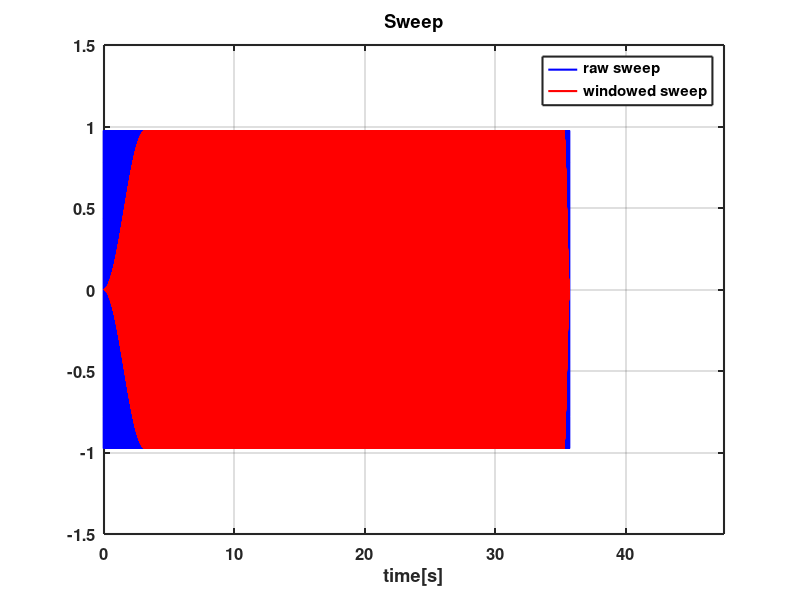

MATLAB code to generate this figure: (Note: this script raises an error after producing the figure.)
% Logsweep1hd.m *** Logsweep to get TF, h(t) & harmonic spectra
% the left channel (ref) can be looped to determine the record latency,
% while the right channel (dut) measures the system.
% for most sound cards, the player is delayed wrt the recorder.
% the reference, if not detected, will be the sweep file (sweep).
%
% sweep is padded with zeros, giving 1/4 length clearance at sweep end. 
% the excitation sweep is windowed at both LF and HF (windosweep).
% TF is obtained from DUT/SWEEP, using unwindowed sweep.
% this allows sensible behaviour at LF and HF.
% TF2 is calculated from DUT/REF, nicely normalized but noisy near Nyquist.
% John Vanderkooy, Sept 2016, Audio Research Group, University of Waterloo
%% 0-----------------preliminaries and settings---------------------------%
clear all; clc; close all;
try
  pkg load signal;% for Octave signal processing toolbox
catch
end
disp('----------------start of program--------------------')
set(0,'DefaultLineLinewidth',1.5)
set(0,'DefaultAxesFontSize',12)
set(0,'DefaultAxesFontWeight','bold')
set(0,'DefaultAxesLineWidth',1.5)
Po=2e-5;% SPL reference pressure
c=343;% speed of sound
dBclearance=10;% white space above TF plots
dBspan=80;% total scale of TF plots
%----------------enter important parameters-----------------
sig_frac=0.5;% fraction of full scale
fs=44100;% must ensure that Windows settings are the same!
N=2^21;%19;% make this larger if there is insufficient time clearance
% S_dac=-1.22;% UCA202
% S_adc=-1.40;% UCA202 (gain=3 Windows 7). This avoids ADC overload
% S_dac=0.98;% UA-1ex
% S_adc=0.5;% UA-1ex 
S_dac=-1.59;% Focusrite 2i2 Yes, it inverts its monitor output!
S_adc=+1.16;% Focusrite 2i2 line input gain @ 12:00 o'clock
% S_dac=+1.148;% USB Dual Pre peak volts out for digital Full Scale 
% S_adc=+1.49;% USB Dual Pre JV pot minimum (gain=3, Windows 7)
%---------------system calibration factor CF for dut--------------------
system_type=0;% 1:acoustic, 0:electronic, -1:level-dependent, -2:custom
power_amp_gain=1;% V/V acoustic
mic_cal=0.012;% V/Pa acoustic
mic_preamp_gain=10.0;% V/V acoustic
Vw=1;%2.83;% V/watt8ohms. acoustic Leave this=1 if not wanted
electronic_gain=1;% total gain in series with electronic system
if system_type==1 % acoustic
  CF=Vw/(power_amp_gain*mic_cal*mic_preamp_gain*Po);% SPL calibration f===actor
elseif system_type==0 % electronic system
  CF=1/electronic_gain;% electronic
elseif system_type==-1
  CF=1/(sig_frac*mic_cal*mic_preamp_gain*Po);% SPL level-dependent
else %custom
  CF=1;  
end 
%------------- system parameters ----------------------------
Npad=N/4;% this is the total zeropad, added to end of play file
Ns=N-Npad;% most of array is used for sweep
disp(['fs: ' num2str(fs) '  N: ' num2str(N) '  duration: ' num2str(N/fs)])
disp(['signal fraction: ' num2str(sig_frac) '  time clearance: ' num2str(N/(4*fs))])
t=linspace(0,(N-1)/fs,N)';% column vector
ts=linspace(0,(Ns-1)/fs,Ns)';% to calculate sweep

%% 1-----------------------calculate logsweep-----------------------------%
f_start=10;% beginning of turnon half-Hann
f1=20;% end of turnon half-hann
%f2=0.91*fs/2;% beginning of turnoff half-Hann
f2=20000;
f_stop=fs/2;% end of turnoff half-Hann
Ts=Ns/fs;% sweep duration.  This is N-Npad samples in length.
Ls=Ts/log(f_stop/f_start);% time for frequency to increase by factor e
sweep=zeros(N,1);% initialize

%sweep(1:Ns)=sin(2*pi*f_start*Ls*(exp(ts/Ls)-1));% logsweep
sweep(1:Ns)=sin(2*pi*3150*ts);

%------------------tapered sweep window------------------------------
indexf1=round(fs*Ls*log(f1/f_start))+1;% end of starting taper
indexf2=round(fs*Ls*log(f2/f_start))+1;% beginning of ending taper
windo=ones(N,1);
windo(1:indexf1)=0.5*(1-cos(pi*(1:indexf1)/indexf1));% pre-taper
windo(indexf2+1:Ns)=0.5*(1+cos(pi*(1:Ns-indexf2)/(Ns-indexf2)))';% post-taper
windo(Ns+1:N)=0; % zeropad end of sweep
windosweep=windo.*sweep;% tapered at each end for output to DAC

figure(10)
plot(t,sweep,'b')
grid on;hold on
plot(t,windosweep,'r')
xlabel('time[s]')
axis([0 N/fs -1.5 1.5])
legend('raw sweep','windowed sweep')
title('Sweep')
disp(['f_start*Ls: ',num2str(f_start*Ls) '  Ls: ' num2str(Ls)])
disp('finished sweep generation...')
%% 2------------data gathering: send out sweep, record system output------%
% y=sig_frac*[windosweep -windosweep];% antiphase avoids codec midtap modulation
y = sig_frac*[sweep sweep]; %%can't have that 
% ysine315 = sig_frac*[sine315]
% wavwrite(y, fs, 16, "sweep21s.wav")

%wavwrite(y, fs, 16, "sine315.wav");
wavwrite(y, fs, 32, "sine315.wav");
% wavwrite(y, fs, 16, "sine315.wav");




rec = audiorecorder(fs,16,2);
% ply = audioplayer(y,fs,16);
% play(ply); %this should play and allow immediate further execution
recordblocking(rec,N/fs);% program waits until all samples recorded
z = getaudiodata(rec,'double');% this retrieves the recorded data
disp('finished recording...');

disp('Some sound cards act strangely. Check carefully!')
if max(abs(z(:,1)))>0.999
   disp('Check for ch0 REF record saturation!');
end
if max(abs(z(:,2)))>0.999
   disp('Check for ch1 DUT record saturation!');
end
%----------------------- end of data gathering ---------------------
%load('Logsweep1data.mat');
ref=z(1:N,1);%if we use left channel as reference
dut=z(1:N,2);
N=length(dut);
%save('Logsweep1data.mat','sweep','z','N','fs','sig_frac','CF');
clear y z;

disp(['refrmsLSBs: ' num2str(sqrt(2^30*sum(ref.^2)/N))])
disp(['dutrmsLSBs: ' num2str(sqrt(2^30*sum(dut.^2)/N))])

figure(20);
plot(t,ref,'b');
grid on;hold on
plot(t,dut,'r');
axis([0 N/fs -1.5 1.5])
legend('raw ref','raw dut');
xlabel('Time [s]')
title('Recorded responses');

%% 3----------determine record/play delay using crosscorrelation----------%
lags=N/2;% large enough to catch most delays
if max(ref) < 0.1*max(dut) % automatic reference selection
    X=xcorr(sweep,dut,lags);% in case reference is low, use data itself
else
    X=xcorr(sweep,ref,lags);% this uses recorded reference
end
[~,nmax]=max(abs(X));

figure(30)
tl=t-lags/fs;% centred plot
plot(tl(1:N),X(1:N))
grid on
legend('crosscorrelation')
xlabel('time [s]')
title('recorder leads player-----|------recorder lags player')

offset=nmax-lags-1;
disp(['record offset: ' num2str(offset) '  time: ' num2str(offset/fs)])
if abs(offset) > Npad 
    disp('******INSUFFICIENT TIME CLEARANCE!******')
    disp('******INSUFFICIENT TIME CLEARANCE!******')
    disp('******INSUFFICIENT TIME CLEARANCE!******')
end
disp('negative offset means player lags recorder!')

lwindo=ones(N,1);
lwindo(1:indexf1)=0.5*(1-cos(pi*(1:indexf1)/indexf1));% LF pre-taper
lwindosweep=lwindo.*sweep;
% remove play-record delay by shifting computer sweep array
%sweep=circshift(sweep,-offset);
lwindosweep=circshift(lwindosweep,-offset);
%% 4-----------calculate TFs using Frequency Domain ratios----------------%
% all frequency variables are meant to be voltage spectra
%SWEEP=sig_frac*S_dac*fft(sweep);
LWINDOSWEEP=sig_frac*S_dac*fft(lwindosweep);
REF=S_adc*fft(ref);
DUT=CF*S_adc*fft(dut);

TF=DUT./LWINDOSWEEP;% this has good Nyquist behaviour
%TF=DUT./SWEEP;
TF2=DUT./REF;% this has good delay and normalization
ft=((1:N/2+1)'-1)*fs/N;
ft(1)=NaN;% this avoids non-positive data in semilogx warning from Octave

top=20*log10(max(abs(TF(2:N/2+1))));% highest dB in plot
figure(100);
semilogx(ft,20*log10(abs(TF(1:N/2+1))),'b');
grid on;
axis([fs/N fs/2 top+dBclearance-dBspan top+dBclearance])
legend('DUT/SWP')
xlabel('frequency [Hz]');ylabel('dB')
title('Transfer Function');

top=20*log10(max(abs(TF2(2:N/2+1))));% highest dB in plot
figure(110);
semilogx(ft,20*log10(abs(TF2(1:N/2+1))),'b');
grid on;
axis([fs/N fs/2 top+dBclearance-dBspan top+dBclearance])
legend('DUT/REF')
xlabel('frequency [Hz]');ylabel('dB')
title('Transfer Function 2');
%% 5---------------load previous file and compare TF ---------------------%
try
    load('old_TF.mat')% loads old_TF
    % this figure will appear when file exists
    top=20*log10(max(abs(TF(2:N/2+1))));% highest dB in plot
    figure(120);
    semilogx(ft,20*log10(abs(TF(1:N/2+1))),'b');
    grid on;hold on
    if length(old_TF) == length(TF)
     semilogx(ft,20*log10(abs(old_TF(1:N/2+1))),'r');
    else
     disp('Different file lengths: do another run')   
    end %if length
    axis([1 fs/2 top+dBclearance-dBspan top+dBclearance])
    legend('new DUT/SWP','old DUT/SWP')
    xlabel('frequency [Hz]');ylabel('dB')
    title('old & new Transfer Functions');
catch
    disp('continuing...')
end %try
old_TF=TF;
save('old_TF.mat','old_TF');% saves current TF file
% all the programs are the same to this point--------------------
%% 6----------------obtain impulse response ------------------------------%
h=ifft(TF);% this should be real
impulse=h;
figure(300);% has spike at t near zero, so acausal bits go to negative time
plot(t,h,'b')
grid on;
axis([-.05*N/fs 1.05*N/fs min(h)-0.05*max(h) 1.2*max(h)])
xlabel('time [s]')
title('h(t) from DUT/SWP');

hpre=circshift(h,floor(0.01*fs));% 10 ms precursor view
figure(310);% zoomed, shifted to show precursor
plot(t,hpre,'b')
grid on;
axis([0 .05 min(h)-0.05*max(h) 1.2*max(h)]) % show 50ms for editing
xlabel('time [s]')
title('zoomed h(t) with precursor');

%% 7-------select the various h(t)s for the fundamental and harmonics-----%
Tpre=abs(Ls/50);Npre=round(Tpre*fs);%wraparound tolerance
T2=abs(Ls)*log(2);T2pre=round(T2*fs);% harmonic positions in bins
T3=abs(Ls)*log(3);T3pre=round(T3*fs);
h1=zeros(N,1);h2=zeros(N,1);h3=zeros(N,1);%initialize

% h1 is already at origin
h1(1:N/2+1)=impulse(1:N/2+1);
h1(N-Npre:N)=impulse(N-Npre:N);%wraparound

h=circshift(impulse,round(T2pre));% sets h2 to origin
h2(1:T2pre-Npre)=h(1:T2pre-Npre);
h2(N-Npre:N)=h(N-Npre:N);%wraparound

h=circshift(impulse,round(T3pre));% sets h3 to origin
h3(1:T3pre-T2pre-Npre)=h(1:T3pre-T2pre-Npre);
h3(N-Npre:N)=h(N-Npre:N);%wraparound

h1=circshift(h1,Npre);% use Npre to display acausal segment
h2=circshift(h2,Npre);
h3=circshift(h3,Npre);

% figure(320);
% plot(t,h1(1:N),'b')
% grid on;hold on
% plot(t,h2(1:N),'r')
% plot(t,h3(1:N),'g')
% legend('h1','h2','h3','Location','Best')
% xlabel('time [s]')
% title('DUT/SWP Lin&dist IRs t-corr, t-shift');
% 
% figure(325);
% plot(t-Tpre,h2(1:N),'b')
% grid on;
% legend('h2','Location','Best')
% axis([-.002 0.006 -4e-4 4e-4])
% axis([-.001*N/fs 0.01*N/fs -1.2*max(h2) 1.2*max(h2)])
% xlabel('time [s]')
% title('2nd harmonic IR time corrected');

figure(330);
plot(t,h1(1:N),'b')
grid on;hold on
plot(t,h2(1:N),'r')
plot(t,h3(1:N),'g')
legend('h1','h2','h3','Location','Best')
xlabel('time [s]')
title('DUT/SWP Lin & dist IRs time corrected');

%% 8-------------------plot TF magnitude and phases-----------------------%
h1=circshift(h1,-Npre);% unshift h's
h2=circshift(h2,-Npre);
h3=circshift(h3,-Npre);

TFh1=fft(h1);
TFh2=fft(h2);
TFh3=fft(h3);

oct_width=0.1;% do some smoothing.  This takes time in Octave
TFh1=pwroctsmooth(TFh1,oct_width);
TFh2=pwroctsmooth(TFh2,oct_width);
TFh3=pwroctsmooth(TFh3,oct_width);

figure(400);
top=20*log10(max(abs(TF(2:N/2+1))));% highest dB in plot
semilogx(ft,20*log10(abs(TFh1(1:N/2+1))),'b');
grid on;hold on
axis([10*fs/N fs/2 top+dBclearance-dBspan-40 top+dBclearance])
semilogx(ft/2,20*log10(abs(TFh2(1:N/2+1))),'r');% note scale ft/2
semilogx(ft/3,20*log10(abs(TFh3(1:N/2+1))),'g');% note scale ft/3
xlabel('frequency [Hz]')
ylabel('SPL [dB]')
legend('fundamental','2nd harm','3rd harm','Location','Best')
title('DUT/SWP Transfer Functions');
disp('-------------------finished--------------------') 
